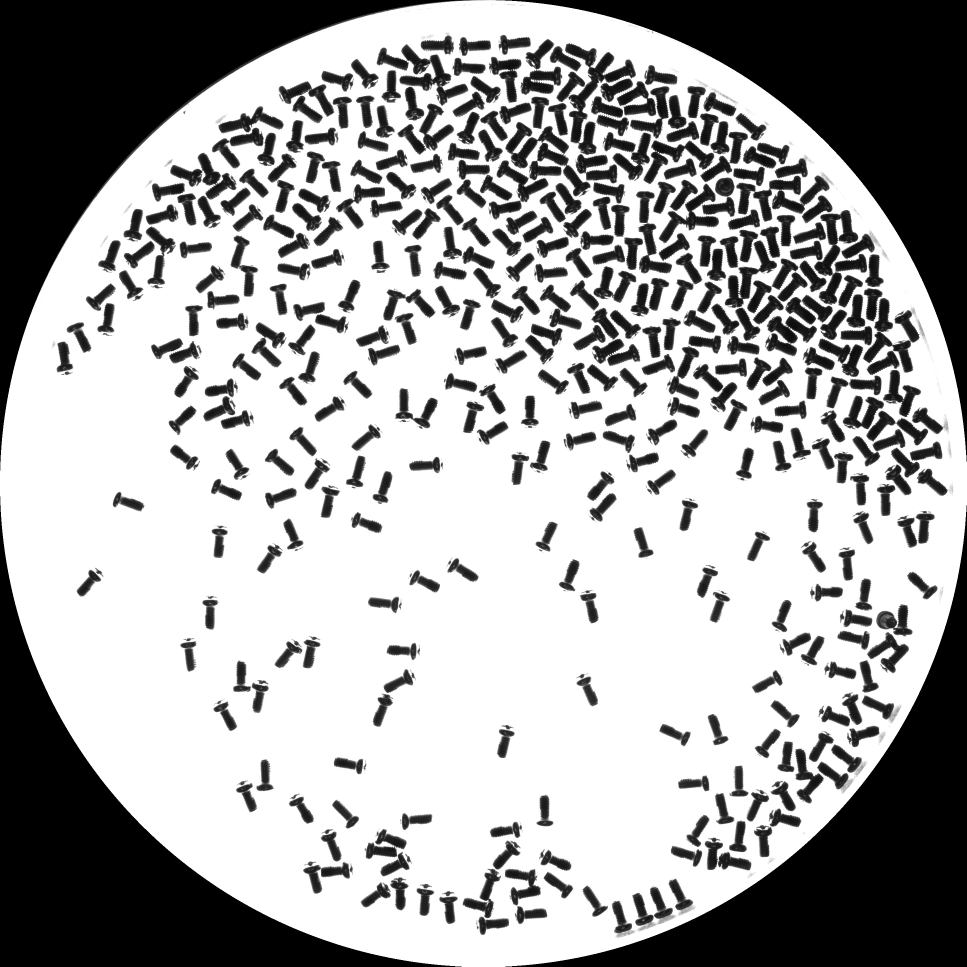
#> input picture daheng_snapshot_circle.png, 2900 x 2900 px (shown at 1/3 size)
$ python Square_1p.py
#> lines starting #> are read from the running program, lines starting #| are printed output that depends on the picture; after the words box and inside, x2 and y2 are one past the last pixel; in counts of white or black regions, pixels touching at a corner belong together
import cv2
import numpy as np

def get_screw_area(erosion_size, image_path):
    """
    Определение площади одного винта на изображении

    Параметры:
    - erosion_size: размер ядра эрозии (по умолчанию 3)
    - image_path: путь к изображению с винтом (по умолчанию 'daheng_snapshot_circle.png')

    Возвращает:
    - area: площадь винта в пикселях (int)
    """
#> called with erosion_size = 15, image_path = 'daheng_snapshot_circle.png'

    # -------------------------
    # НАСТРОЙКИ
    # -------------------------
    # Порог белого фона в HSV
    S_MAX_BG = 80     # чем меньше, тем "белее" (50-80)
    V_MIN_BG = 210    # чем больше, тем ярче (170-210)

    # Морфология маски деталей
    OPEN_K = 5        # убрать мелкий мусор
    OPEN_IT = 1
    CLOSE_K = 1       # подлечить дырки/резьбу
    CLOSE_IT = 1

    # Фильтр по площади
    MIN_AREA = 700    # минимальная площадь объекта
    MAX_AREA = 300000 # максимальная площадь объекта

    # -------------------------
    # 1) Загрузка изображения
    # -------------------------
    img = cv2.imread(image_path)
#> img is the input picture: shape (2900, 2900, 3); min 0, max 255, mean 165.4
    if img is None:
        raise RuntimeError(f"Не удалось открыть {image_path}")

    # -------------------------
    # 2) Преобразование в HSV и выделение винта
    # -------------------------
    hsv = cv2.cvtColor(img, cv2.COLOR_BGR2HSV)
#> hsv: shape (2900, 2900, 3); mean H, S, V 0, 0, 165.4
    H, S, V = cv2.split(hsv)
#> H: shape (2900, 2900); every value is 0

    # Создаём маску фона (белый фон)
    bg_mask = ((S <= S_MAX_BG) & (V >= V_MIN_BG)).astype(np.uint8) * 255
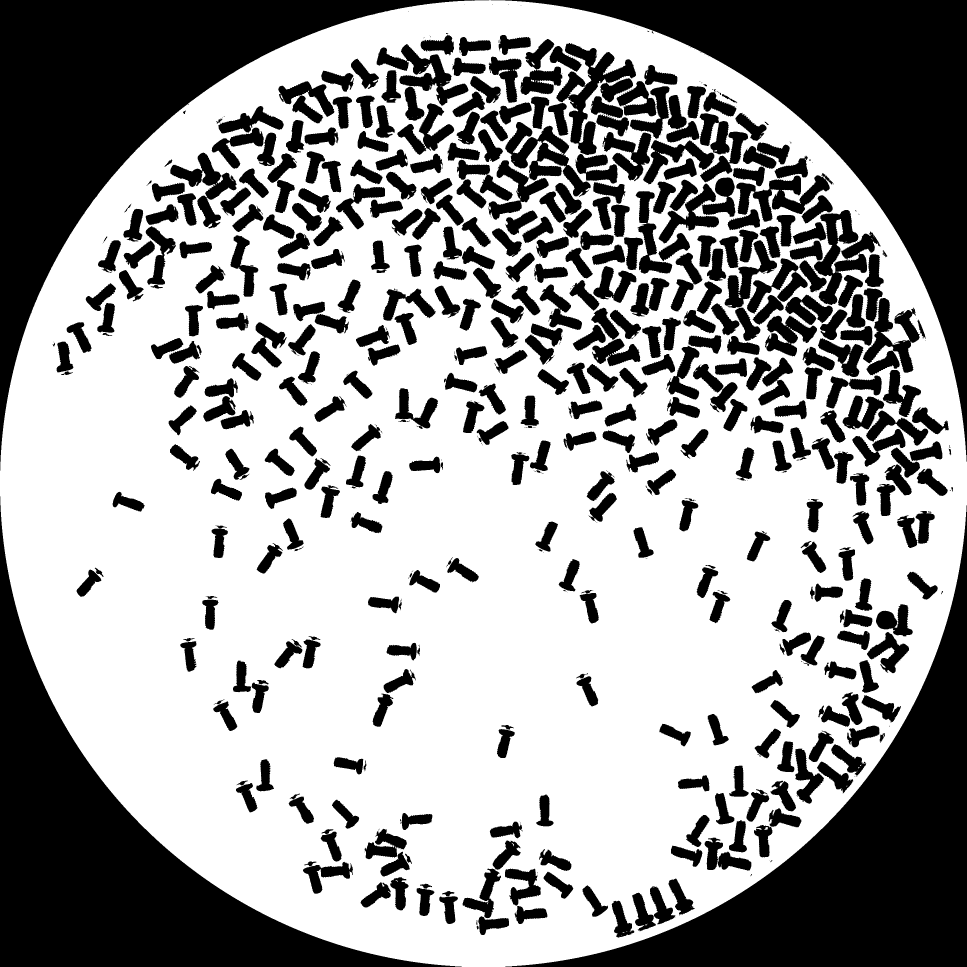
#> bg_mask: shape (2900, 2900) (shown at 1/3 size); 61% white; 616 black regions (166 under 20 px), largest, box (x1, y1, x2, y2) and area: (0, 0, 1468, 1412) 460075, (1472, 0, 2900, 1385) 450226, (0, 1489, 1385, 2900) 450209

    # Инвертируем маску, получаем маску винта
    screw_mask = cv2.bitwise_not(bg_mask)

    # Морфологическая обработка для очистки
    k_open = cv2.getStructuringElement(cv2.MORPH_ELLIPSE, (OPEN_K, OPEN_K))
    k_close = cv2.getStructuringElement(cv2.MORPH_ELLIPSE, (CLOSE_K, CLOSE_K))

    screw_mask = cv2.morphologyEx(screw_mask, cv2.MORPH_OPEN, k_open, iterations=OPEN_IT)
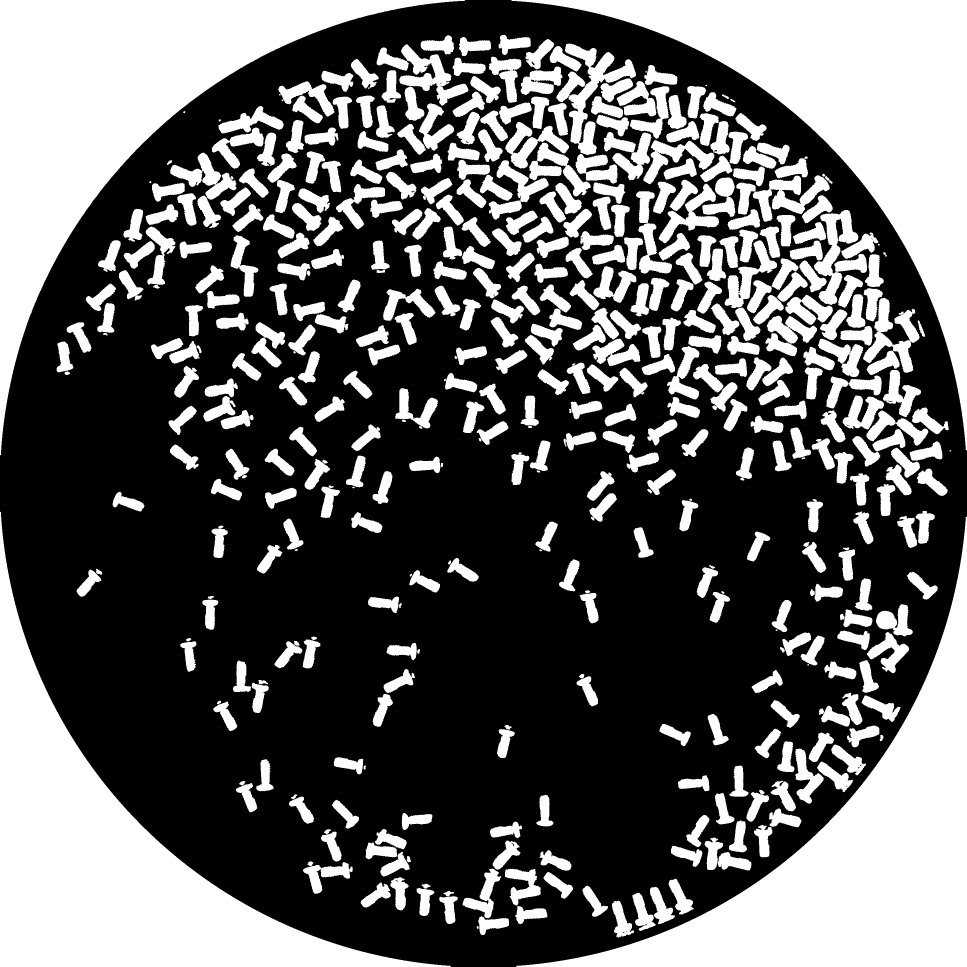
#> screw_mask: shape (2900, 2900) (shown at 1/3 size); 38.7% white; 474 white regions (5 under 20 px), largest, box (x1, y1, x2, y2) and area: (0, 0, 1395, 1366) 459906, (1534, 0, 2900, 1351) 450097, (0, 1535, 1352, 2900) 450097
    screw_mask = cv2.morphologyEx(screw_mask, cv2.MORPH_CLOSE, k_close, iterations=CLOSE_IT)

    # -------------------------
    # 3) Эрозия для разделения (если нужно)
    # -------------------------
    erosion_kernel = cv2.getStructuringElement(cv2.MORPH_ELLIPSE, (erosion_size, erosion_size))
    screw_mask_eroded = cv2.erode(screw_mask, erosion_kernel, iterations=1)
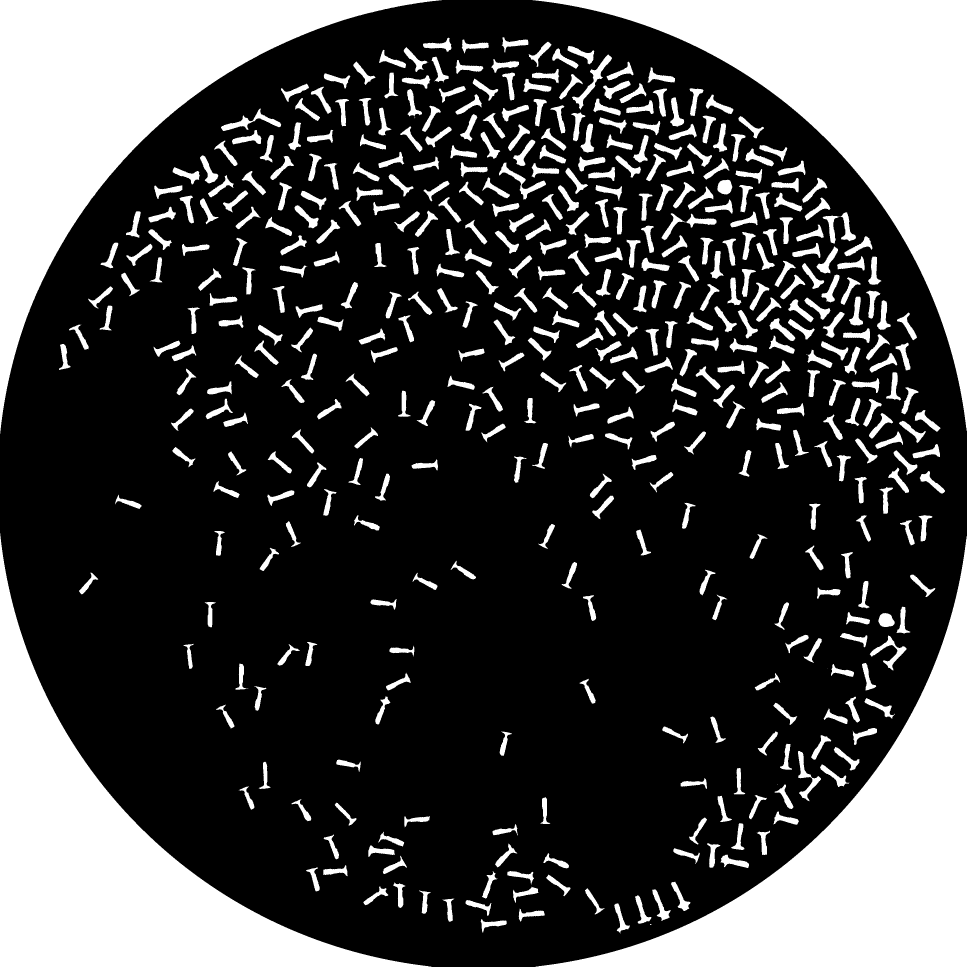
#> screw_mask_eroded: shape (2900, 2900) (shown at 1/3 size); 28% white; 464 white regions (6 under 20 px), largest, box (x1, y1, x2, y2) and area: (0, 0, 1325, 1301) 444963, (1598, 0, 2900, 1292) 435404, (0, 1600, 1294, 2900) 435402

    # -------------------------
    # 4) Поиск связных компонент
    # -------------------------
    num, labels, stats, centroids = cv2.connectedComponentsWithStats(screw_mask_eroded, connectivity=8)
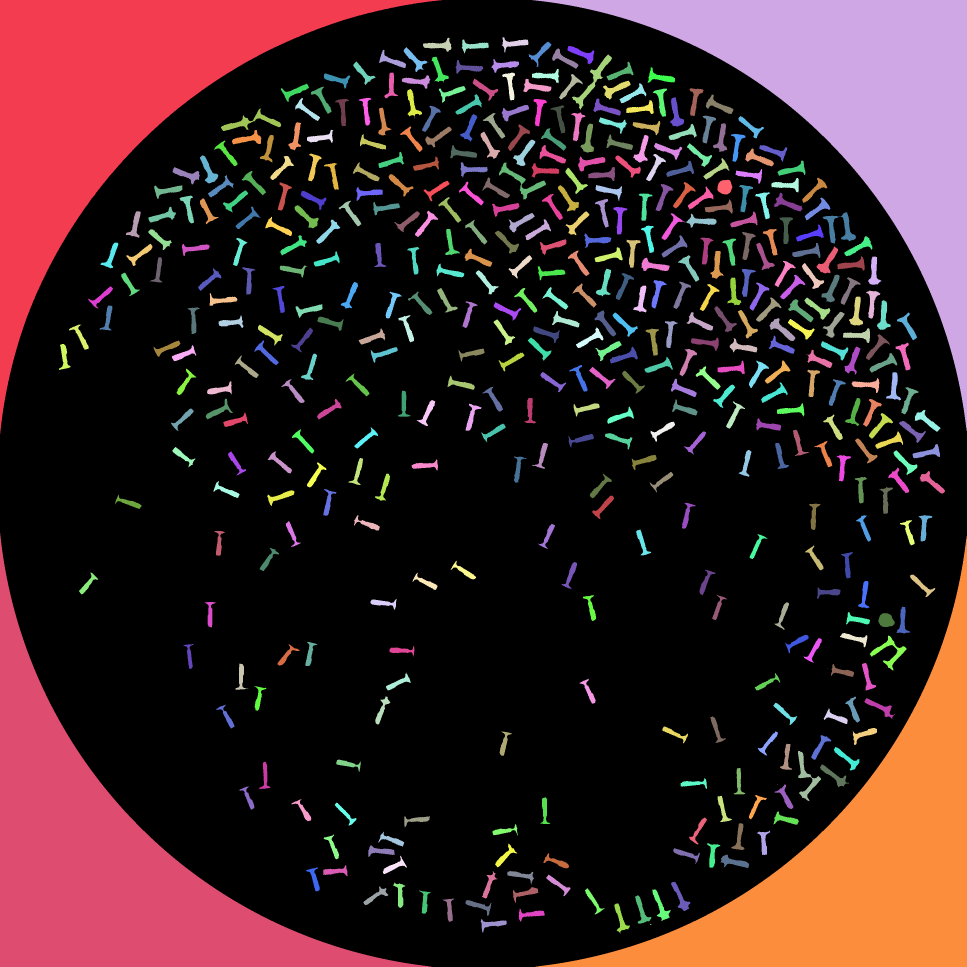
#> labels: shape (2900, 2900) int32 (shown at 1/3 size); 465 distinct labels, from 0 to 464; one colour per label, 0 black
#> num = 465; stats = 465 rows, first 6: [0, 0, 2900, 2900, 6059130], [0, 0, 1325, 1301, 444963], [1598, 0, 1302, 1292, 435404], [1269, 113, 86, 42, 1518], [1505, 112, 80, 45, 1368], [1385, 118, 81, 43, 1360]; centroids = 465 pairs, first value 192.5 to 2794.6, second value 129.9 to 2773

    # -------------------------
    # 5) Анализ объекта и поиск площади
    # -------------------------
    screw_areas = []

    # Проходим по всем компонентам (пропускаем фон - индекс 0)
    for i in range(1, num):
        area = stats[i, cv2.CC_STAT_AREA]

        # Фильтрация по площади
        if area < MIN_AREA or area > MAX_AREA:
            continue

        screw_areas.append(area)
#> this loop made 464 passes
#> area on passes 1 to 3: 444963, 435404, 1518
#> after the loop, screw_areas = 454 values, max 3246 at index 8, min 848 at index 384, mean 1323.7

    # -------------------------
    # 6) Возвращаем результат
    # -------------------------
    if len(screw_areas) == 0:
        print(f"⚠️ Винт не найден при erosion_size={erosion_size}")
        return 0
    elif len(screw_areas) == 1:
        return screw_areas[0]
    else:
        # Если найдено несколько объектов, возвращаем самый большой
        return max(screw_areas)


# -------------------------
# ПРИМЕРЫ ИСПОЛЬЗОВАНИЯ:
# -------------------------
area3 = get_screw_area(erosion_size=15, image_path ='daheng_snapshot_circle.png')
#> area3 = 3246
print(area3)
#| 3246

$ run again, with bolt.jpg saved as daheng_snapshot_circle.png
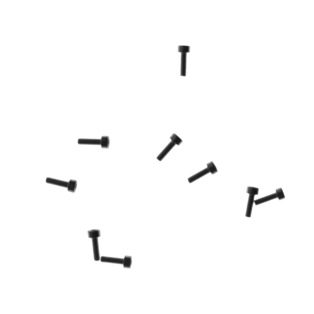
#> input picture bolt.jpg, 314 x 314 px
#> in get_screw_area, img is the input picture: shape (314, 314, 3); min 17, max 255, mean 251.2
#> hsv: shape (314, 314, 3); mean H, S, V 0, 0, 251.2
#> H: shape (314, 314); every value is 0
#> in get_screw_area, `bg_mask = ((S <= S_MAX_BG) & (V >= V_MIN_BG)).astype(np.uint8) * 255`:
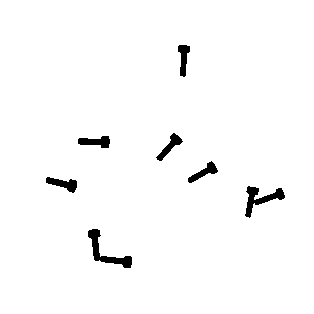
#> bg_mask: shape (314, 314); 97.9% white; 7 black regions, largest, box (x1, y1, x2, y2) and area: (88, 229, 132, 268) 484, (245, 186, 285, 218) 438, (46, 177, 77, 193) 248
#> labels: shape (314, 314) int32; every value is 0
#> num = 1; stats = [[0, 0, 314, 314, 98596]]; centroids = [[156.5, 156.5]]
#> after the loop in get_screw_area, `for i in range(1, num):`: screw_areas = []

$ run again, with bolt2.jpg saved as daheng_snapshot_circle.png
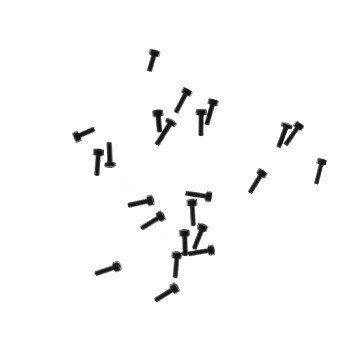
#> input picture bolt2.jpg, 342 x 352 px
#> in get_screw_area, img is the input picture: shape (352, 342, 3); min 11, max 255, mean 248.5
#> hsv: shape (352, 342, 3); mean H, S, V 0, 0, 248.5
#> H: shape (352, 342); every value is 0
#> in get_screw_area, `bg_mask = ((S <= S_MAX_BG) & (V >= V_MIN_BG)).astype(np.uint8) * 255`:
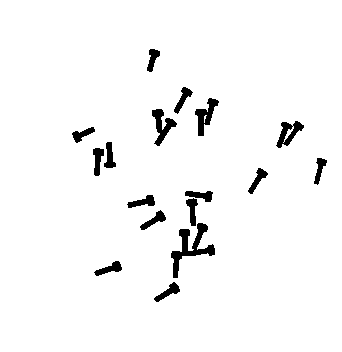
#> bg_mask: shape (352, 342); 96.5% white; 17 black regions, largest, box (x1, y1, x2, y2) and area: (171, 223, 215, 278) 746, (152, 109, 177, 146) 383, (195, 98, 219, 136) 376
#> in get_screw_area, `screw_mask = cv2.morphologyEx(screw_mask, cv2.MORPH_OPEN, k_open, iter..`:
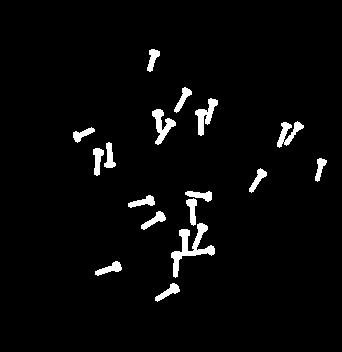
#> screw_mask: shape (352, 342); 3.3% white; 17 white regions, largest, box (x1, y1, x2, y2) and area: (171, 223, 215, 278) 727, (152, 109, 176, 145) 368, (195, 98, 218, 136) 358
#> labels: shape (352, 342) int32; every value is 0
#> num = 1; stats = [[0, 0, 342, 352, 120384]]; centroids = [[170.5, 175.5]]
#> after the loop in get_screw_area, `for i in range(1, num):`: screw_areas = []
